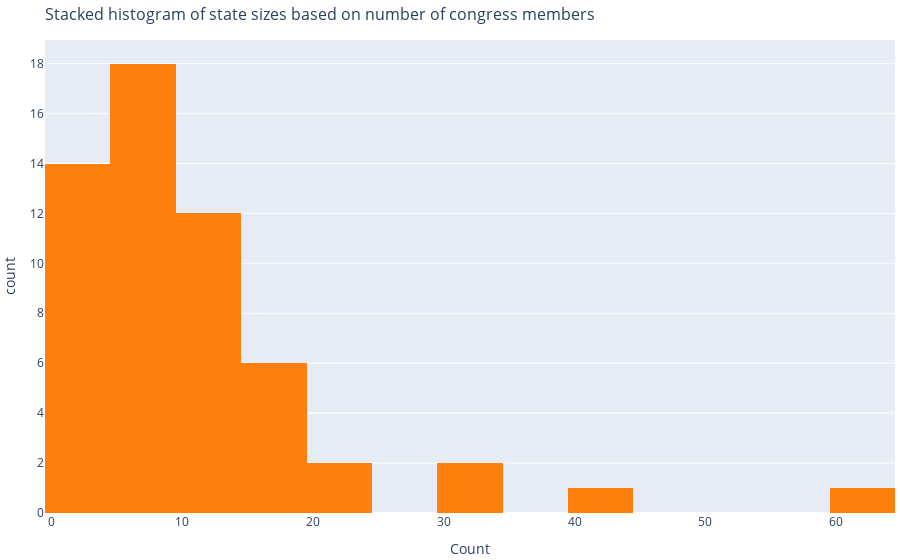

This figure's notebook cell:
### Markdown cell above
Above the distribution is seen. Remember that the data is from two congresses so reelected politicians will only count as one - thus it does not fully illustrate the political landscabe. But the plot gives the exaxct distribution of the dataset that is used in the project. It also becomes very apparent how the sizes (based on memebers of congress) varies between states. California is the largest by some distance down to Texas. Then there is an additional large jump to Florida and New York with 32 each - and additional large jump is then down to Illinois and Pennsylvania with 23. Many states are found in the band in with 11-14 members. The full distribution as a histogram is found below:

### Code cell
fig = px.histogram(
    party_state_distribution.groupby('State').agg('sum').reset_index(),
    x="Count", 
    nbins=15,
    color_discrete_sequence=['#ff7f0e'],
    title='Stacked histogram of state sizes based on number of congress members'
)
fig.update_layout(
    margin=dict(b=5,l=5,r=5,t=40),
    titlefont_size=16,
)

### Figure 1 — Plotly figure (JSON) as saved in the notebook; plotly's stock layout.template omitted (floating-point values rounded to 4 significant figures)
{"data": [{"alignmentgroup": "True", "bingroup": "x", "hovertemplate": "Count=%{x}<br>count=%{y}<extra></extra>", "legendgroup": "", "marker": {"color": "#ff7f0e"}, "name": "", "nbinsx": 15, "offsetgroup": "", "orientation": "v", "showlegend": false, "type": "histogram", "x": [3, 9, 6, 1, 13, 61, 11, 7, 1, 4, 33, 18, 1, 5, 8, 5, 23, 14, 6, 7, 8, 12, 12, 5, 18, 14, 12, 1, 7, 3, 17, 4, 5, 5, 16, 6, 10, 32, 19, 9, 7, 23, 1, 4, 11, 3, 14, 44, 7, 17, 1, 3, 13, 10, 5, 3], "xaxis": "x", "yaxis": "y"}], "layout": {"barmode": "relative", "legend": {"tracegroupgap": 0}, "margin": {"b": 5, "l": 5, "r": 5, "t": 40}, "title": {"font": {"size": 16}, "text": "Stacked histogram of state sizes based on number of congress members"}, "xaxis": {"anchor": "y", "domain": [0, 1], "title": {"text": "Count"}}, "yaxis": {"anchor": "x", "domain": [0, 1], "title": {"text": "count"}}}}
